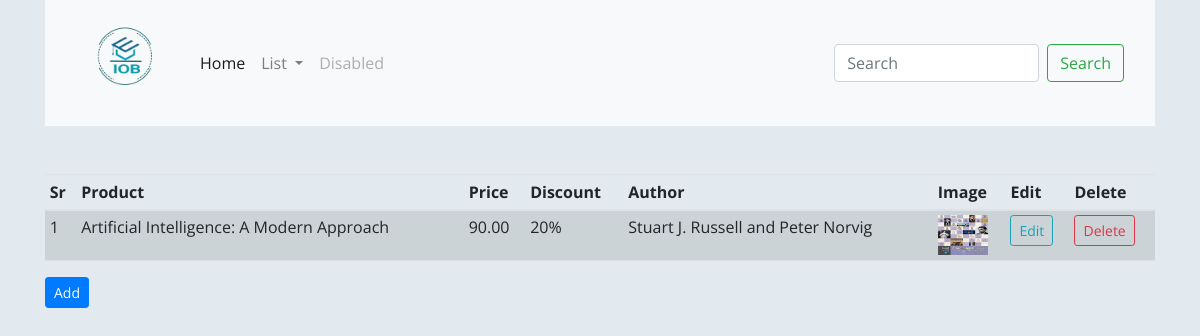
The page /admin (signed in) on the database its author committed.
### iob_shop/products/models.py (models this page shows)
class Product(db.Model):
    id = db.Column(db.Integer, primary_key=True)
    name = db.Column(db.String(80), nullable=False)
    price = db.Column(db.Numeric(10,2), nullable=False)
    discount = db.Column(db.Integer, default=0)
    stock = db.Column(db.Integer, nullable=False)
    desc = db.Column(db.Text, nullable=False)
    pub_date = db.Column(db.DateTime, nullable=False, default=datetime.utcnow)
    publisher_id = db.Column(db.Integer, db.ForeignKey('publisher.id'), nullable=False)
    publisher = db.relationship('Publisher', backref=db.backref('publishers', lazy=True))
    category_id = db.Column(db.Integer, db.ForeignKey('category.id'), nullable=False)
    category = db.relationship('Category', backref=db.backref('categories', lazy=True))
    author_id = db.Column(db.Integer, db.ForeignKey('author.id'), nullable=False)
    author = db.relationship('Author', backref=db.backref('authors', lazy=True))
    image_1 = db.Column(db.String(150), nullable=False, default='image.jpg')
    image_2 = db.Column(db.String(150), nullable=False, default='image.jpg')
    image_3 = db.Column(db.String(150), nullable=False, default='image.jpg')

class Author(db.Model):
    id = db.Column(db.Integer, primary_key=True)
    name = db.Column(db.String(30), nullable=False, unique=True)

### iob_shop/admin/routes.py (the view)
@app.route('/admin')
def admin():
    if 'email' not in session:
        flash('Please login first', 'danger')
        return redirect(url_for('login'))
    products = Product.query.all()
    return render_template('admin/index.html', title='Admin page', products=products)

### iob_shop/templates/admin/index.html (shortened to what this page needs)
{% extends 'layout.html' %}
{% block content %}
{% include 'includes/_navbar.html' %}
<div class="container mt-5">
    <table class="table table-sm table-condensed table-striped table-hover">
        <thead>
            <th>Sr</th>
            <th>Product</th>
            <th>Price</th>
            <th>Discount</th>
            <th>Author</th>
            <th>Image</th>
            <th>Edit</th>
            <th>Delete</th>
        </thead>
        <tbody>
            {% for product in products %}
                <tr>
                    <td>{{loop.index}}</td>
                    <td>{{product.name}}</td>
                    <td>{{product.price}}</td>
                    <td>{{product.discount}}%</td>
                    <td>{{product.author.name}}</td>
                    <td><img src="{{url_for('static', filename='images/product/' + product.image_1)}}" width="50" height="40"/></td>
                    <td><a href="{{url_for('updateproduct', id=product.id)}}" class="btn btn-sm btn-outline-info">Edit</a></td>
                    <td>
                        <button type="button" class="btn btn-sm btn-outline-danger" data-bs-toggle="modal" data-bs-target="#modal-{{product.id}}">
                            Delete
                        </button>
                    </td>
                </tr>
            {% endfor %}
        </tbody>
    </table>
    <a href="/addproduct" class="btn btn-sm btn-primary">Add</a>
</div>
{% endblock content %}

### iob_shop/templates/layout.html (style rules this page uses)
body { background: #e2eaef; font-family: "Open Sans", sans-serif; }

### rows shown on the page
Product: name "Artificial Intelligence: A Modern Approach", price "90.00", discount "20", author.name "Stuart J. Russell and Peter Norvig", image_1 (picture)
